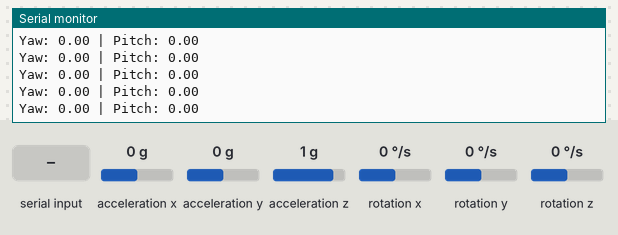
Simulated run of this sketch. Board: ESP32. Parts: the last lines printed to the serial monitor. Wiring (inferred from the names in the program): MPU-9250 motion sensor at I2C address 0x69. Inputs (shaded band) come from the test bench; at power-on: acceleration x 0 g, acceleration y 0 g, acceleration z 1 g, rotation z 0 °/s, rotation x 0 °/s, rotation y 0 °/s.

Above: at 3.3 s.
3.4 s: acceleration x set to -1.4 g
At 4.01 s:
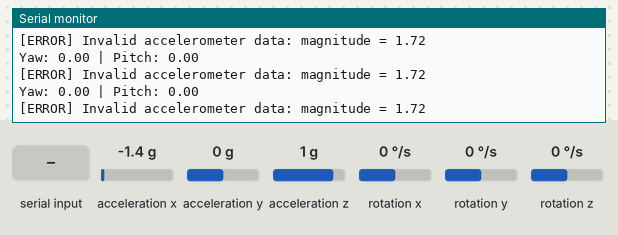
5.0 s: "reset\n" received over Serial
At 5.06 s:
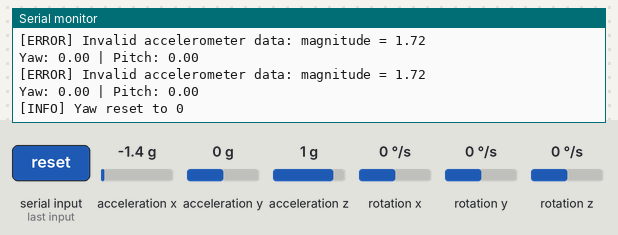
6.5 s: "status\n" received over Serial
At 6.54 s:
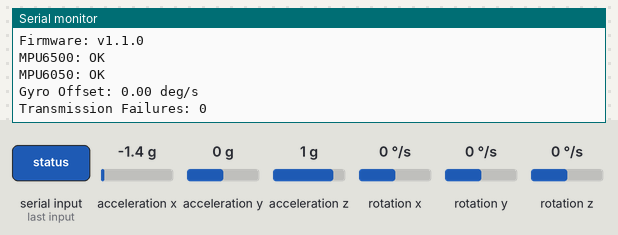
8.0 s: acceleration y set to -1.4 g
At 8.03 s:
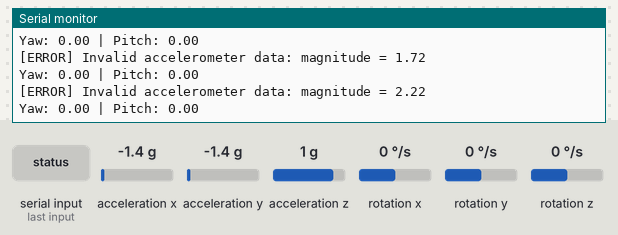
9.5 s: acceleration z set to -1.4 g
At 9.61 s:
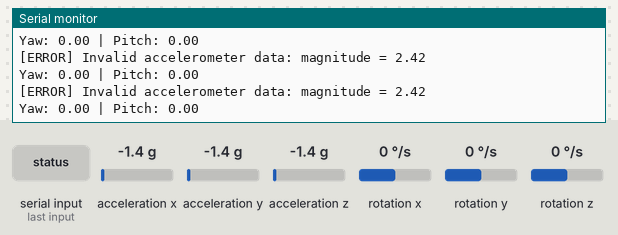
11.0 s: rotation z set to -192 °/s
At 11.09 s:
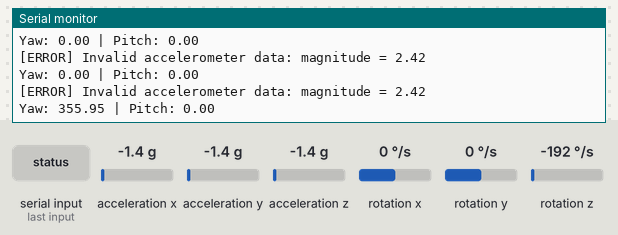
Timing chart, 0 to 13.5 s (numbered marks = the images above; inputs shaded):
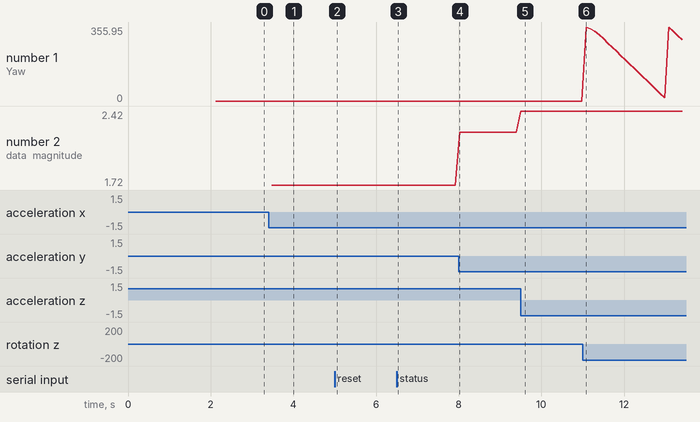

The sketch:

Transmitter.ino
```cpp
#include <Wire.h>
#include <MPU9250_asukiaaa.h>
#include <MPU6050.h>
#include <esp_now.h>
#include <WiFi.h>
#include <math.h>

#include "config.h"
#include "communication.h"
#include "sensors.h"

// Define receiver MAC address (declared as extern in config.h)
uint8_t receiverAddress[6] = { 0x14, 0x33, 0x5C, 0x03, 0xF2, 0xB0 };

// Sensor objects
MPU9250_asukiaaa mySensorMPU6500(MPU9250_ADDR);
MPU6050 mySensorMPU6050(MPU6050_ADDR);

// Orientation variables
float yaw, pitch;
float yawGyro = 0;
float gyroZOffset = 0;
unsigned long lastTime = 0;

// Filter variables
float gyroZBuffer[FILTER_SIZE] = {0};
int filterIndex = 0;

// Sensor status flags
bool mpu6500Ok = false;
bool mpu6050Ok = false;

// Data packet
OrientationData dataToSend;

// Transmission statistics
unsigned long transmissionFailures = 0;

// ESP-NOW initialization flag
bool espNowReady = false;

// ===== Logging Functions =====
void logInfo(String msg) {
  Serial.print("[INFO] ");
  Serial.println(msg);
}

void logError(String msg) {
  Serial.print("[ERROR] ");
  Serial.println(msg);
}

void logWarning(String msg) {
  Serial.print("[WARN] ");
  Serial.println(msg);
}

// ===== ESP-NOW Callback =====
void onDataSent(const uint8_t *mac, esp_now_send_status_t status) {
  if (status != ESP_NOW_SEND_SUCCESS) {
    transmissionFailures++;
    logError("Transmission failed! Total failures: " + String(transmissionFailures));
  }
}

// ===== Setup Function =====
void setup() {
  Serial.begin(SERIAL_BAUD);
  while (!Serial && millis() < 3000); // Wait up to 3 seconds for serial

  logInfo("Head Tracker Transmitter v" + String(FIRMWARE_VERSION));
  Wire.begin(SDA_PIN, SCL_PIN);

  // Initialize ESP-NOW
  WiFi.mode(WIFI_STA);
  logInfo("Transmitter MAC: " + WiFi.macAddress());

  if (esp_now_init() != ESP_OK) {
    logError("ESP-NOW init failed");
    espNowReady = false;
    while (1) {
      delay(1000);
      logError("System halted due to ESP-NOW initialization failure");
    }
  }
  espNowReady = true;
  logInfo("ESP-NOW initialized");

  // Register send callback for transmission monitoring
  esp_now_register_send_cb(onDataSent);

  // Add peer
  esp_now_peer_info_t peerInfo = {};
  memcpy(peerInfo.peer_addr, receiverAddress, 6);
  peerInfo.channel = 0;
  peerInfo.encrypt = false;
  if (esp_now_add_peer(&peerInfo) != ESP_OK) {
    logError("Failed to add peer");
    return;
  }
  logInfo("Peer added successfully");

  // Initialize sensors
  mpu6500Ok = initializeMPU6500();
  mpu6050Ok = initializeMPU6050();

  // Calibrate gyroscope if MPU6500 is available
  if (mpu6500Ok) {
    calibrateGyroscope();
    lastTime = micros();
  }

  logInfo("Setup complete!");
  delay(100);
}

// ===== Main Loop =====
void loop() {
  // Check ESP-NOW initialization
  if (!espNowReady) {
    delay(1000);
    return;
  }

  // Check for serial commands
  if (Serial.available()) {
    String command = Serial.readStringUntil('\n');
    command.trim();

    if (command == "reset") {
      resetYaw();
    } else if (command == "status") {
      printSystemStatus();
    }
  }

  // Read sensor data
  yaw = readYawFromGyro();
  pitch = readPitchFromAccel();

  // Debug output
  Serial.print("Yaw: ");
  Serial.print(yaw);
  Serial.print(" | Pitch: ");
  Serial.println(pitch);

  // Prepare and send data
  dataToSend.yaw = yaw;
  dataToSend.pitch = pitch;
  dataToSend.timestamp = millis();

  // Send data and check immediate return value
  esp_err_t result = esp_now_send(receiverAddress, (uint8_t *)&dataToSend, sizeof(dataToSend));
  if (result != ESP_OK) {
    transmissionFailures++;
    if (result == ESP_ERR_ESPNOW_NOT_INIT) {
      logError("Send failed: ESP-NOW not initialized");
    } else if (result == ESP_ERR_ESPNOW_ARG) {
      logError("Send failed: Invalid argument");
    } else if (result == ESP_ERR_ESPNOW_INTERNAL) {
      logError("Send failed: Internal error");
    } else if (result == ESP_ERR_ESPNOW_NO_MEM) {
      logError("Send failed: Out of memory");
    } else if (result == ESP_ERR_ESPNOW_NOT_FOUND) {
      logError("Send failed: Peer not found");
    } else {
      logError("Send failed: Error code " + String(result));
    }
  }

  delay(LOOP_DELAY_MS);
}

// ===== Sensor Functions =====
bool initializeMPU6500() {
  logInfo("Initializing MPU6500...");
  mySensorMPU6500.setWire(&Wire);
  mySensorMPU6500.beginAccel();
  mySensorMPU6500.beginGyro();
  delay(100);

  // Test connection by reading WHO_AM_I register
  Wire.beginTransmission(MPU9250_ADDR);
  Wire.write(0x75); // WHO_AM_I register
  if (Wire.endTransmission(false) == 0 && Wire.requestFrom(MPU9250_ADDR, 1) == 1) {
    uint8_t whoAmI = Wire.read();
    Serial.print("MPU6500 WHO_AM_I: 0x");
    Serial.println(whoAmI, HEX);

    if (whoAmI == 0x70) {
      logInfo("MPU6500 connected successfully");
      return true;
    } else if (whoAmI == 0x71 || whoAmI == 0x73) {
      logWarning("Detected MPU9250/MPU9255 (0x" + String(whoAmI, HEX) + "), magnetometer may be unavailable");
      return true;
    } else {
      logError("MPU6500 invalid WHO_AM_I (0x" + String(whoAmI, HEX) + ")");
      return false;
    }
  } else {
    logError("MPU6500 I2C communication failed");
    return false;
  }
}

bool initializeMPU6050() {
  logInfo("Initializing MPU6050...");
  mySensorMPU6050.initialize();

  if (!mySensorMPU6050.testConnection()) {
    logError("MPU6050 not connected! Pitch will be set to 0");
    return false;
  } else {
    logInfo("MPU6050 connected successfully");
    return true;
  }
}

void calibrateGyroscope() {
  logInfo("Calibrating gyroscope... Keep sensor stationary");
  float sumGyroZ = 0;

  for (int i = 0; i < GYRO_CALIBRATION_SAMPLES; i++) {
    mySensorMPU6500.gyroUpdate();
    sumGyroZ += mySensorMPU6500.gyroZ();
    delay(CALIBRATION_DELAY_MS);
  }

  gyroZOffset = sumGyroZ / GYRO_CALIBRATION_SAMPLES;
  Serial.print("Gyro Z offset: ");
  Serial.println(gyroZOffset);

  if (abs(gyroZOffset) > MAX_GYRO_OFFSET) {
    logWarning("Large gyroscope offset detected: " + String(gyroZOffset) + " deg/s");
    logWarning("Recalibrate in a stable environment");
  } else {
    logInfo("Calibration complete");
  }
}

float readYawFromGyro() {
  if (!mpu6500Ok) {
    return 0;
  }

  mySensorMPU6500.gyroUpdate();
  float gyroZ = mySensorMPU6500.gyroZ() - gyroZOffset;

  // Validate gyroscope data before processing
  if (abs(gyroZ) > MAX_VALID_ANGULAR_VELOCITY) {
    logError("Invalid gyroscope data: |" + String(gyroZ) + "| > " + String(MAX_VALID_ANGULAR_VELOCITY));
    return yawGyro;  // Return current value without updating
  }

  // Apply moving average filter
  gyroZBuffer[filterIndex] = gyroZ;
  filterIndex = (filterIndex + 1) % FILTER_SIZE;
  float gyroZFiltered = 0;
  for (int i = 0; i < FILTER_SIZE; i++) {
    gyroZFiltered += gyroZBuffer[i];
  }
  gyroZFiltered /= FILTER_SIZE;

  // Calculate delta time
  unsigned long currentTime = micros();
  float deltaTime = (currentTime - lastTime) / 1000000.0;
  lastTime = currentTime;

  // Integrate filtered gyroZ for yaw
  yawGyro += gyroZFiltered * deltaTime;
  if (yawGyro >= YAW_MAX) yawGyro -= YAW_MAX;
  if (yawGyro < YAW_MIN) yawGyro += YAW_MAX;

  return yawGyro;
}

float readPitchFromAccel() {
  if (!mpu6050Ok) {
    return 0;
  }

  int16_t ax, ay, az;
  mySensorMPU6050.getAcceleration(&ax, &ay, &az);

  // Convert to g
  float fax = ax / ACCEL_SENSITIVITY;
  float fay = ay / ACCEL_SENSITIVITY;
  float faz = az / ACCEL_SENSITIVITY;

  // Validate accelerometer data
  float magnitude = sqrt(fax * fax + fay * fay + faz * faz);
  if (magnitude < ACCEL_MIN_G || magnitude > ACCEL_MAX_G) {
    logError("Invalid accelerometer data: magnitude = " + String(magnitude));
    return 0;
  }

  // Calculate pitch
  return atan2(fay, sqrt(fax * fax + faz * faz)) * 180.0 / PI;
}

void resetYaw() {
  yawGyro = 0;
  logInfo("Yaw reset to 0");
}

void printSystemStatus() {
  Serial.println("\n===== System Status =====");
  Serial.println("Firmware: v" + String(FIRMWARE_VERSION));
  Serial.println("MPU6500: " + String(mpu6500Ok ? "OK" : "FAILED"));
  Serial.println("MPU6050: " + String(mpu6050Ok ? "OK" : "FAILED"));
  Serial.println("Gyro Offset: " + String(gyroZOffset) + " deg/s");
  Serial.println("Transmission Failures: " + String(transmissionFailures));
  Serial.println("Current Yaw: " + String(yaw) + "°");
  Serial.println("Current Pitch: " + String(pitch) + "°");
  Serial.println("========================\n");
}
```

communication.h
```cpp
#ifndef COMMUNICATION_H
#define COMMUNICATION_H

// Struct to send orientation data wirelessly
typedef struct {
  float yaw;
  float pitch;
  unsigned long timestamp;  // Added for stale data detection
} OrientationData;

#endif
```

sensors.h
```cpp
#ifndef SENSORS_H
#define SENSORS_H

#include <MPU9250_asukiaaa.h>
#include <MPU6050.h>
#include "config.h"

// External sensor objects
extern MPU9250_asukiaaa mySensorMPU6500;
extern MPU6050 mySensorMPU6050;

// External state variables
extern float gyroZOffset;
extern float gyroZBuffer[FILTER_SIZE];
extern int filterIndex;
extern unsigned long lastTime;
extern bool mpu6500Ok;
extern bool mpu6050Ok;
extern float yawGyro;

// Function declarations
bool initializeMPU6500();
bool initializeMPU6050();
void calibrateGyroscope();
float readYawFromGyro();
float readPitchFromAccel();
void resetYaw();

#endif
```

config.h
```cpp
#ifndef CONFIG_H
#define CONFIG_H

// ===== Serial Configuration =====
#define SERIAL_BAUD 115200

// ===== I2C Configuration =====
#define SDA_PIN 21
#define SCL_PIN 22
#define MPU6050_ADDR 0x68
#define MPU9250_ADDR 0x69  // MPU6500 at 0x69 (AD0 high)

// ===== Sensor Configuration =====
#define FILTER_SIZE 5                     // Moving average filter size
#define GYRO_CALIBRATION_SAMPLES 500      // Samples for gyroscope calibration
#define MAX_GYRO_OFFSET 10.0              // Maximum acceptable gyro offset (deg/s)
#define MAX_VALID_ANGULAR_VELOCITY 1000.0 // Maximum valid gyro reading (deg/s)
#define ACCEL_SENSITIVITY 16384.0         // LSB/g for ±2g range
#define ACCEL_MIN_G 0.5                   // Minimum valid acceleration magnitude
#define ACCEL_MAX_G 1.5                   // Maximum valid acceleration magnitude

// ===== Orientation Limits =====
#define YAW_MIN 0
#define YAW_MAX 360
#define PITCH_MIN -90
#define PITCH_MAX 90

// ===== Timing Configuration =====
#define LOOP_DELAY_MS 100
#define UPDATE_RATE_HZ 10
#define CALIBRATION_DELAY_MS 2

// ===== Receiver MAC Address =====
// Update this with your receiver's MAC address
extern uint8_t receiverAddress[6];

// ===== Firmware Version =====
#define FIRMWARE_VERSION "1.1.0"

#endif
```

Measured:
- after the input at 3.4 s, the serial monitor: prints a new line after 0.08 s (image 1)
- after the input at 5.0 s, the serial monitor: prints a new line after 0.06 s (image 2)
- after the input at 6.5 s, the serial monitor: prints a new line at once (image 3)
- after the input at 8.0 s, the serial monitor: prints a new line at once (image 4)
- after the input at 9.5 s, the serial monitor: prints a new line at once (image 5)
- after the input at 11.0 s, the serial monitor: prints a new line after 0.08 s (image 6)
- plotted number 1: 0 → 294.57 after the input at 11.0 s
- plotted number 2: 1.72 → 2.22 after the input at 8.0 s, 2.22 → 2.42 after the input at 9.5 s
